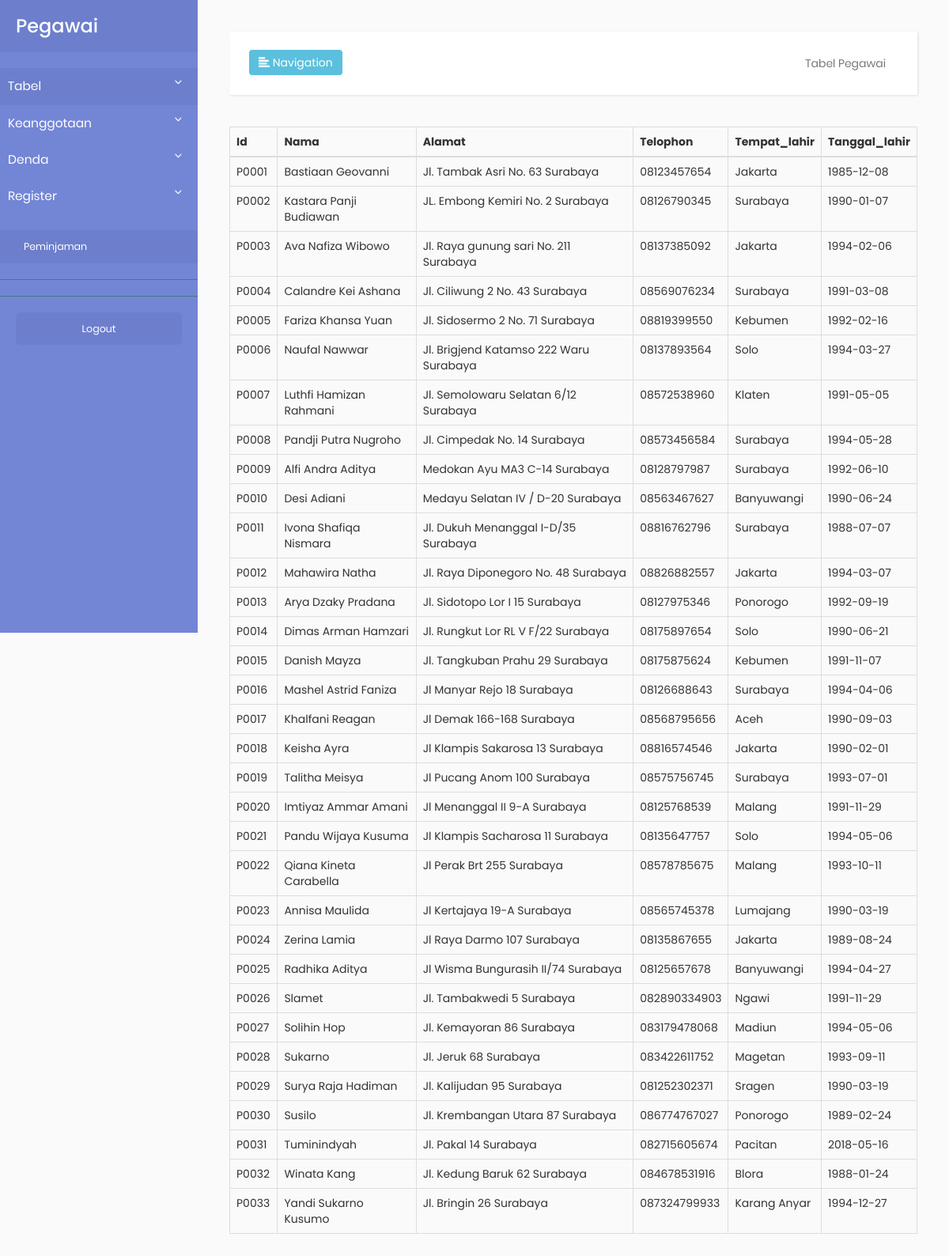
Page /admin/tabelpegawai.php on the committed database.
### tables this page shows
CREATE TABLE `pegawai` (
  `P_ID` char(5) NOT NULL,
  `P_NAMA` varchar(25) DEFAULT NULL,
  `P_KELAMIN` varbinary(1) DEFAULT NULL,
  `P_ALAMAT` varchar(100) DEFAULT NULL,
  `P_TELPON` varchar(14) DEFAULT NULL,
  `P_TEMPAT_LAHIR` varchar(50) DEFAULT NULL,
  `P_TANGGAL_LAHIR` date DEFAULT NULL,
  `P_EMAIL` varchar(25) DEFAULT NULL,
  PRIMARY KEY (`P_ID`)
);

### admin/tabelpegawai.php (the view, shortened to what this page needs)
<!DOCTYPE html>
<html>
    <head>
        <link rel="stylesheet" href="https://maxcdn.bootstrapcdn.com/bootstrap/3.3.7/css/bootstrap.min.css">
        <link rel="stylesheet" href="css/main.css">
        <link rel="stylesheet" type="text/css" href="css/main2.css">
        <link rel="stylesheet" href="https://cdnjs.cloudflare.com/ajax/libs/malihu-custom-scrollbar-plugin/3.1.5/jquery.mCustomScrollbar.min.css">
    </head>
    <body>
        <div class="wrapper">
            <nav id="sidebar">
                <div class="sidebar-header">
                    <h3>Pegawai</h3>
                </div>
                <ul class="list-unstyled components" >
                    <li class="active">
                        <a href="#tabelSubmenu" data-toggle="collapse" aria-expanded="false">Tabel</a>
                    </li>
                    <li>
                      <a href="#keanggotaanSubmenu" data-toggle="collapse" aria-expanded="false">Keanggotaan</a>
                        <a href="#pageSubmenu" data-toggle="collapse" aria-expanded="false">Denda</a>
                        <a href="#registerSubmenu" data-toggle="collapse" aria-expanded="false">Register</a>
                        <ul class="list-unstyled components">
                        <li>
                              <a href="peminjamanoleh.php">Peminjaman</a>
                        </li>
                      </ul>
                    </li>
                </ul>
                <ul class="list-unstyled CTAs">
                    <li><a href="tmp.php" class="article"
                      action="logout">Logout</a></li>
                </ul>
            </nav>
            <div id="content">
                <nav class="navbar navbar-default">
                    <div class="container-fluid">
                        <div class="navbar-header">
                            <button type="button" id="sidebarCollapse" class="btn btn-info navbar-btn">
                                <i class="glyphicon glyphicon-align-left"></i>
                                <span>Navigation</span>
                            </button>
                        </div>
                        <div class="collapse navbar-collapse" id="bs-example-navbar-collapse-1">
                            <ul class="nav navbar-nav navbar-right">
                                <li><a href="#">Tabel Pegawai</a></li>
                            </ul>
                        </div>
                    </div>
                </nav>
                <table class="table table-bordered">
                    <thead>
                    <tr>
                        <th>Id</th>
                        <th>Nama</th>
                        <th>Alamat</th>
                        <th>Telophon</th>
                        <th>Tempat_lahir</th>
                        <th>Tanggal_lahir</th>
                    </tr>
                    </thead>
                    <tbody>
                      <?php
                      include("config.php");
                      $sql = "select * from pegawai";
                      $query = mysqli_query($db, $sql);
                      while($pegawai = mysqli_fetch_array($query)){
                        echo "<tr>";
                        echo "<td>".$pegawai[P_ID]."</td>";
                        echo "<td>".$pegawai[P_NAMA]."</td>";
                        echo "<td>".$pegawai[P_ALAMAT]."</td>";
                        echo "<td>".$pegawai[P_TELPON]."</td>";
                        echo "<td>".$pegawai[P_TEMPAT_LAHIR]."</td>";
                        echo "<td>".$pegawai[P_TANGGAL_LAHIR]."</td>";
                        echo "</tr>";
                      }
                   ?>
                    </tbody>
                </table>
            </div>
        </div>
    </body>
</html>

### admin/css/main.css (style rules this page uses)
* { margin: 0px; padding: 0px; box-sizing: border-box; }
body, html { height: 100%; font-family: Poppins-Regular, sans-serif; }
a { font-family: Poppins-Regular; font-size: 14px; line-height: 1.7; color: #666666; margin: 0px; transition: all 0.4s; -webkit-transition: all 0.4s; -o-transition: all 0.4s; -moz-transition: all 0.4s; }
h1,h2,h3,h4,h5,h6 { margin: 0px; }
ul, li { margin: 0px; list-style-type: none; }
button { outline: none !important; border: none; background: transparent; }

### admin/css/main2.css (style rules this page uses)
body { font-family: 'Poppins', sans-serif; background: #fafafa; }
a, a:hover, a:focus { color: inherit; text-decoration: none; transition: all 0.3s; }
.navbar { padding: 15px 10px; background: #fff; border: none; border-radius: 0; margin-bottom: 40px; box-shadow: 1px 1px 3px rgba(0, 0, 0, 0.1); }
.navbar-btn { box-shadow: none; outline: none !important; border: none; }
#sidebar { width: 250px; position: fixed; top: 0; left: 0; height: 100vh; z-index: 999; background: #7386D5; color: #fff; transition: all 0.3s; }
#sidebar .sidebar-header { padding: 20px; background: #6d7fcc; }
#sidebar ul.components { padding: 20px 0; border-bottom: 1px solid #47748b; }
#sidebar ul li a { padding: 10px; font-size: 1.1em; display: block; }
#sidebar ul li.active > a, a[aria-expanded="true"] { color: #fff; background: #6d7fcc; }
a[data-toggle="collapse"] { position: relative; }
a[aria-expanded="false"]::before, a[aria-expanded="true"]::before { content: '\e259'; display: block; position: absolute; right: 20px; font-family: 'Glyphicons Halflings'; font-size: 0.6em; }
ul ul a { font-size: 0.9em !important; padding-left: 30px !important; background: #6d7fcc; }
ul.CTAs { padding: 20px; }
ul.CTAs a { text-align: center; font-size: 0.9em !important; display: block; border-radius: 5px; margin-bottom: 5px; }
a.article, a.article:hover { background: #6d7fcc !important; color: #fff !important; }
#content { width: calc(100% - 250px); padding: 40px; min-height: 100vh; transition: all 0.3s; position: absolute; top: 0; right: 0; }

### rows in the picture
pegawai: P_ID "P0001", P_NAMA "Bastiaan Geovanni", P_ALAMAT "Jl. Tambak Asri No. 63 Surabaya", P_TELPON "08123457654", P_TEMPAT_LAHIR "Jakarta", P_TANGGAL_LAHIR "1985-12-08"
pegawai: P_ID "P0002", P_NAMA "Kastara Panji Budiawan", P_ALAMAT "JL. Embong Kemiri No. 2 Surabaya", P_TELPON "08126790345", P_TEMPAT_LAHIR "Surabaya", P_TANGGAL_LAHIR "1990-01-07"
pegawai: P_ID "P0003", P_NAMA "Ava Nafiza Wibowo", P_ALAMAT "Jl. Raya gunung sari No. 211 Surabaya", P_TELPON "08137385092", P_TEMPAT_LAHIR "Jakarta", P_TANGGAL_LAHIR "1994-02-06"
pegawai: P_ID "P0004", P_NAMA "Calandre Kei Ashana", P_ALAMAT "Jl. Ciliwung 2 No. 43 Surabaya", P_TELPON "08569076234", P_TEMPAT_LAHIR "Surabaya", P_TANGGAL_LAHIR "1991-03-08"
pegawai: P_ID "P0005", P_NAMA "Fariza Khansa Yuan", P_ALAMAT "Jl. Sidosermo 2 No. 71 Surabaya", P_TELPON "08819399550", P_TEMPAT_LAHIR "Kebumen", P_TANGGAL_LAHIR "1992-02-16"
pegawai: P_ID "P0006", P_NAMA "Naufal Nawwar", P_ALAMAT "Jl. Brigjend Katamso 222 Waru Surabaya", P_TELPON "08137893564", P_TEMPAT_LAHIR "Solo", P_TANGGAL_LAHIR "1994-03-27"
pegawai: P_ID "P0007", P_NAMA "Luthfi Hamizan Rahmani", P_ALAMAT "Jl. Semolowaru Selatan 6/12 Surabaya", P_TELPON "08572538960", P_TEMPAT_LAHIR "Klaten", P_TANGGAL_LAHIR "1991-05-05"
pegawai: P_ID "P0008", P_NAMA "Pandji Putra Nugroho", P_ALAMAT "Jl. Cimpedak No. 14 Surabaya", P_TELPON "08573456584", P_TEMPAT_LAHIR "Surabaya", P_TANGGAL_LAHIR "1994-05-28"
pegawai: P_ID "P0009", P_NAMA "Alfi Andra Aditya", P_ALAMAT "Medokan Ayu MA3 C-14 Surabaya", P_TELPON "08128797987", P_TEMPAT_LAHIR "Surabaya", P_TANGGAL_LAHIR "1992-06-10"
pegawai: P_ID "P0010", P_NAMA "Desi Adiani", P_ALAMAT "Medayu Selatan IV / D-20 Surabaya", P_TELPON "08563467627", P_TEMPAT_LAHIR "Banyuwangi", P_TANGGAL_LAHIR "1990-06-24"
pegawai: P_ID "P0011", P_NAMA "Ivona Shafiqa Nismara", P_ALAMAT "Jl. Dukuh Menanggal I-D/35 Surabaya", P_TELPON "08816762796", P_TEMPAT_LAHIR "Surabaya", P_TANGGAL_LAHIR "1988-07-07"
pegawai: P_ID "P0012", P_NAMA "Mahawira Natha", P_ALAMAT "Jl. Raya Diponegoro No. 48 Surabaya", P_TELPON "08826882557", P_TEMPAT_LAHIR "Jakarta", P_TANGGAL_LAHIR "1994-03-07"
pegawai: P_ID "P0013", P_NAMA "Arya Dzaky Pradana", P_ALAMAT "Jl. Sidotopo Lor I 15 Surabaya", P_TELPON "08127975346", P_TEMPAT_LAHIR "Ponorogo", P_TANGGAL_LAHIR "1992-09-19"
pegawai: P_ID "P0014", P_NAMA "Dimas Arman Hamzari", P_ALAMAT "Jl. Rungkut Lor RL V F/22 Surabaya", P_TELPON "08175897654", P_TEMPAT_LAHIR "Solo", P_TANGGAL_LAHIR "1990-06-21"
pegawai: P_ID "P0015", P_NAMA "Danish Mayza", P_ALAMAT "Jl. Tangkuban Prahu 29 Surabaya", P_TELPON "08175875624", P_TEMPAT_LAHIR "Kebumen", P_TANGGAL_LAHIR "1991-11-07"
pegawai: P_ID "P0016", P_NAMA "Mashel Astrid Faniza", P_ALAMAT "Jl Manyar Rejo 18 Surabaya", P_TELPON "08126688643", P_TEMPAT_LAHIR "Surabaya", P_TANGGAL_LAHIR "1994-04-06"
pegawai: P_ID "P0017", P_NAMA "Khalfani Reagan", P_ALAMAT "Jl Demak 166-168 Surabaya", P_TELPON "08568795656", P_TEMPAT_LAHIR "Aceh", P_TANGGAL_LAHIR "1990-09-03"
pegawai: P_ID "P0018", P_NAMA "Keisha Ayra", P_ALAMAT "Jl Klampis Sakarosa 13 Surabaya", P_TELPON "08816574546", P_TEMPAT_LAHIR "Jakarta", P_TANGGAL_LAHIR "1990-02-01"
pegawai: P_ID "P0019", P_NAMA "Talitha Meisya", P_ALAMAT "Jl Pucang Anom 100 Surabaya", P_TELPON "08575756745", P_TEMPAT_LAHIR "Surabaya", P_TANGGAL_LAHIR "1993-07-01"
pegawai: P_ID "P0020", P_NAMA "Imtiyaz Ammar Amani", P_ALAMAT "Jl Menanggal II 9-A Surabaya", P_TELPON "08125768539", P_TEMPAT_LAHIR "Malang", P_TANGGAL_LAHIR "1991-11-29"
pegawai: P_ID "P0021", P_NAMA "Pandu Wijaya Kusuma", P_ALAMAT "Jl Klampis Sacharosa 11 Surabaya", P_TELPON "08135647757", P_TEMPAT_LAHIR "Solo", P_TANGGAL_LAHIR "1994-05-06"
pegawai: P_ID "P0022", P_NAMA "Qiana Kineta Carabella", P_ALAMAT "Jl Perak Brt 255 Surabaya", P_TELPON "08578785675", P_TEMPAT_LAHIR "Malang", P_TANGGAL_LAHIR "1993-10-11"
pegawai: P_ID "P0023", P_NAMA "Annisa Maulida", P_ALAMAT "Jl Kertajaya 19-A Surabaya", P_TELPON "08565745378", P_TEMPAT_LAHIR "Lumajang", P_TANGGAL_LAHIR "1990-03-19"
pegawai: P_ID "P0024", P_NAMA "Zerina Lamia", P_ALAMAT "Jl Raya Darmo 107 Surabaya", P_TELPON "08135867655", P_TEMPAT_LAHIR "Jakarta", P_TANGGAL_LAHIR "1989-08-24"
pegawai: P_ID "P0025", P_NAMA "Radhika Aditya", P_ALAMAT "Jl Wisma Bungurasih II/74 Surabaya", P_TELPON "08125657678", P_TEMPAT_LAHIR "Banyuwangi", P_TANGGAL_LAHIR "1994-04-27"
pegawai: P_ID "P0026", P_NAMA "Slamet", P_ALAMAT "Jl. Tambakwedi 5 Surabaya", P_TELPON "082890334903", P_TEMPAT_LAHIR "Ngawi", P_TANGGAL_LAHIR "1991-11-29"
pegawai: P_ID "P0027", P_NAMA "Solihin Hop", P_ALAMAT "Jl. Kemayoran 86 Surabaya", P_TELPON "083179478068", P_TEMPAT_LAHIR "Madiun", P_TANGGAL_LAHIR "1994-05-06"
pegawai: P_ID "P0028", P_NAMA "Sukarno", P_ALAMAT "Jl. Jeruk 68 Surabaya", P_TELPON "083422611752", P_TEMPAT_LAHIR "Magetan", P_TANGGAL_LAHIR "1993-09-11"
pegawai: P_ID "P0029", P_NAMA "Surya Raja Hadiman", P_ALAMAT "Jl. Kalijudan 95 Surabaya", P_TELPON "081252302371", P_TEMPAT_LAHIR "Sragen", P_TANGGAL_LAHIR "1990-03-19"
pegawai: P_ID "P0030", P_NAMA "Susilo", P_ALAMAT "Jl. Krembangan Utara 87 Surabaya", P_TELPON "086774767027", P_TEMPAT_LAHIR "Ponorogo", P_TANGGAL_LAHIR "1989-02-24"
pegawai: P_ID "P0031", P_NAMA "Tuminindyah", P_ALAMAT "Jl. Pakal 14 Surabaya", P_TELPON "082715605674", P_TEMPAT_LAHIR "Pacitan", P_TANGGAL_LAHIR "2018-05-16"
pegawai: P_ID "P0032", P_NAMA "Winata Kang", P_ALAMAT "Jl. Kedung Baruk 62 Surabaya", P_TELPON "084678531916", P_TEMPAT_LAHIR "Blora", P_TANGGAL_LAHIR "1988-01-24"
pegawai: P_ID "P0033", P_NAMA "Yandi Sukarno Kusumo", P_ALAMAT "Jl. Bringin 26 Surabaya", P_TELPON "087324799933", P_TEMPAT_LAHIR "Karang Anyar", P_TANGGAL_LAHIR "1994-12-27"
